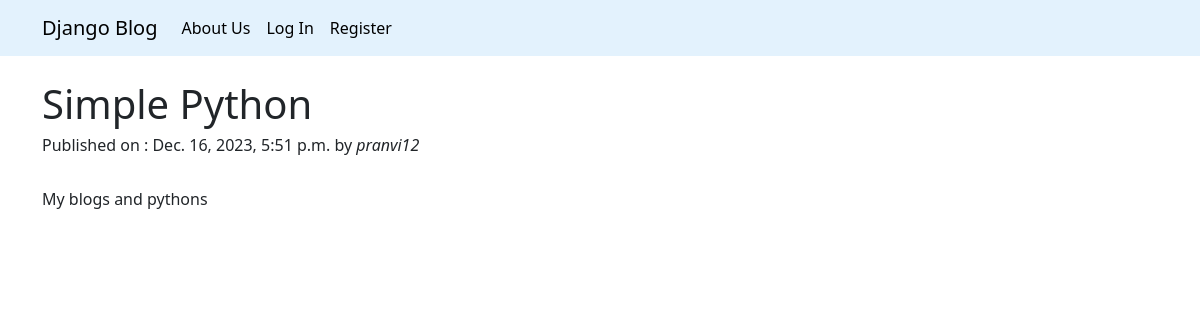
/articles/simple-python/, run on the app's committed database.
### articles/models.py (models this page shows, shortened)
class Article(models.Model):
    title = models.CharField(max_length=200)
    description = models.TextField()
    slug = models.SlugField(max_length=100, unique=True)
    published = models.DateTimeField(auto_now_add=True)
    author = models.ForeignKey(User, on_delete=models.CASCADE)

### articles/views.py (the view)
# urls.py: path('articles/<slug:slug>/', article_details, name='article_details'),
def article_details(request, slug):
    article = get_object_or_404(Article, slug=slug)
    return render(request, 'article_details.html', {'article': article})

### articles/templates/article_details.html (shortened to what this page needs)
{% extends 'base.html' %}
{% block body %}
    <div class="container mt-4" >
        <h1> {{article.title}} </h1>
        <h6> Published on : {{article.published}} by <i> {{article.author}}</i></h6>
        <br>
        <p>{{article.description}}</p>
    </div>
{% endblock %}

### data on the page
Article: title "Simple Python", published "Dec. 16, 2023, 5:51 p.m.", author "pranvi12", description "My blogs and pythons"
